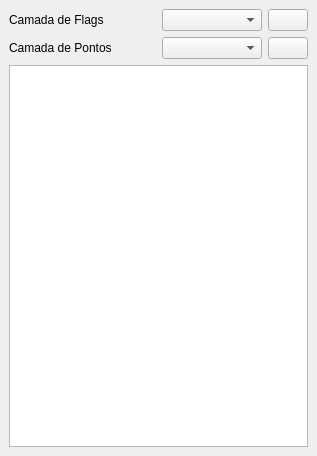
<?xml version="1.0" encoding="UTF-8"?>
<ui version="4.0">
 <class>CentroidFlagsDockWidget</class>
 <widget class="QDockWidget" name="CentroidFlagsDockWidget">
  <property name="geometry">
   <rect>
    <x>0</x>
    <y>0</y>
    <width>317</width>
    <height>456</height>
   </rect>
  </property>
  <property name="windowTitle">
   <string>Inspect Centroid Flags Toolbox</string>
  </property>
  <widget class="QWidget" name="dockWidgetContents">
   <layout class="QGridLayout" name="gridLayout">
    <item row="0" column="0">
     <layout class="QVBoxLayout" name="verticalLayout">
      <item>
       <layout class="QHBoxLayout" name="horizontalLayout">
        <item>
         <widget class="QLabel" name="label">
          <property name="sizePolicy">
           <sizepolicy hsizetype="MinimumExpanding" vsizetype="Preferred">
            <horstretch>0</horstretch>
            <verstretch>0</verstretch>
           </sizepolicy>
          </property>
          <property name="text">
           <string>Camada de Flags</string>
          </property>
         </widget>
        </item>
        <item>
         <spacer name="horizontalSpacer">
          <property name="orientation">
           <enum>Qt::Horizontal</enum>
          </property>
          <property name="sizeType">
           <enum>QSizePolicy::MinimumExpanding</enum>
          </property>
          <property name="sizeHint" stdset="0">
           <size>
            <width>5</width>
            <height>20</height>
           </size>
          </property>
         </spacer>
        </item>
        <item>
         <widget class="QgsMapLayerComboBox" name="flagsMapLayerComboBox">
          <property name="sizePolicy">
           <sizepolicy hsizetype="MinimumExpanding" vsizetype="Fixed">
            <horstretch>0</horstretch>
            <verstretch>0</verstretch>
           </sizepolicy>
          </property>
          <property name="minimumSize">
           <size>
            <width>100</width>
            <height>0</height>
           </size>
          </property>
         </widget>
        </item>
        <item>
         <widget class="QPushButton" name="refreshFlagsPushButton">
          <property name="enabled">
           <bool>true</bool>
          </property>
          <property name="styleSheet">
           <string notr="true"/>
          </property>
          <property name="text">
           <string/>
          </property>
          <property name="icon">
           <iconset resource="../../../../../../../../../../AppData/Roaming/QGIS/QGIS3/profiles/default/python/plugins/DsgTools/resources.qrc">
            <normaloff>:/plugins/DsgTools/icons/reload.png</normaloff>:/plugins/DsgTools/icons/reload.png</iconset>
          </property>
          <property name="iconSize">
           <size>
            <width>16</width>
            <height>16</height>
           </size>
          </property>
          <property name="autoExclusive">
           <bool>false</bool>
          </property>
         </widget>
        </item>
       </layout>
      </item>
      <item>
       <layout class="QHBoxLayout" name="horizontalLayout_2">
        <item>
         <widget class="QLabel" name="label_2">
          <property name="sizePolicy">
           <sizepolicy hsizetype="MinimumExpanding" vsizetype="Preferred">
            <horstretch>0</horstretch>
            <verstretch>0</verstretch>
           </sizepolicy>
          </property>
          <property name="text">
           <string>Camada de Pontos</string>
          </property>
         </widget>
        </item>
        <item>
         <spacer name="horizontalSpacer_2">
          <property name="orientation">
           <enum>Qt::Horizontal</enum>
          </property>
          <property name="sizeType">
           <enum>QSizePolicy::MinimumExpanding</enum>
          </property>
          <property name="sizeHint" stdset="0">
           <size>
            <width>5</width>
            <height>20</height>
           </size>
          </property>
         </spacer>
        </item>
        <item>
         <widget class="QgsMapLayerComboBox" name="pointsMapLayerComboBox">
          <property name="sizePolicy">
           <sizepolicy hsizetype="MinimumExpanding" vsizetype="Fixed">
            <horstretch>0</horstretch>
            <verstretch>0</verstretch>
           </sizepolicy>
          </property>
          <property name="minimumSize">
           <size>
            <width>100</width>
            <height>0</height>
           </size>
          </property>
         </widget>
        </item>
        <item>
         <widget class="QPushButton" name="refreshPointsPushButton">
          <property name="enabled">
           <bool>true</bool>
          </property>
          <property name="styleSheet">
           <string notr="true"/>
          </property>
          <property name="text">
           <string/>
          </property>
          <property name="icon">
           <iconset resource="../../../../../../../../../../AppData/Roaming/QGIS/QGIS3/profiles/default/python/plugins/DsgTools/resources.qrc">
            <normaloff>:/plugins/DsgTools/icons/reload.png</normaloff>:/plugins/DsgTools/icons/reload.png</iconset>
          </property>
          <property name="iconSize">
           <size>
            <width>16</width>
            <height>16</height>
           </size>
          </property>
          <property name="autoExclusive">
           <bool>false</bool>
          </property>
         </widget>
        </item>
       </layout>
      </item>
     </layout>
    </item>
    <item row="1" column="0">
     <widget class="QTableWidget" name="attributeTable">
      <property name="alternatingRowColors">
       <bool>true</bool>
      </property>
      <property name="selectionBehavior">
       <enum>QAbstractItemView::SelectRows</enum>
      </property>
     </widget>
    </item>
   </layout>
  </widget>
 </widget>
 <customwidgets>
  <customwidget>
   <class>QgsMapLayerComboBox</class>
   <extends>QComboBox</extends>
   <header>qgsmaplayercombobox.h</header>
  </customwidget>
 </customwidgets>
 <resources>
  <include location="../../../../../../../../../../AppData/Roaming/QGIS/QGIS3/profiles/default/python/plugins/DsgTools/resources.qrc"/>
 </resources>
 <connections/>
</ui>
